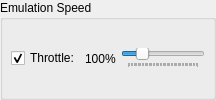
         <widget class="QGroupBox" name="groupBox_5">
          <property name="title">
           <string>Emulation Speed</string>
          </property>
          <layout class="QHBoxLayout" name="horizontalLayout_13">
           <property name="spacing">
            <number>5</number>
           </property>
           <property name="leftMargin">
            <number>8</number>
           </property>
           <property name="topMargin">
            <number>8</number>
           </property>
           <property name="rightMargin">
            <number>8</number>
           </property>
           <property name="bottomMargin">
            <number>8</number>
           </property>
           <item>
            <widget class="QCheckBox" name="checkThrottle">
             <property name="sizePolicy">
              <sizepolicy hsizetype="Maximum" vsizetype="Fixed">
               <horstretch>0</horstretch>
               <verstretch>0</verstretch>
              </sizepolicy>
             </property>
             <property name="text">
              <string>Throttle:</string>
             </property>
             <property name="checkable">
              <bool>true</bool>
             </property>
             <property name="checked">
              <bool>true</bool>
             </property>
            </widget>
           </item>
           <item>
            <widget class="QLabel" name="emulationSpeedLabel">
             <property name="text">
              <string>100%</string>
             </property>
            </widget>
           </item>
           <item>
            <widget class="QSlider" name="emulationSpeed">
             <property name="minimum">
              <number>0</number>
             </property>
             <property name="maximum">
              <number>50</number>
             </property>
             <property name="singleStep">
              <number>10</number>
             </property>
             <property name="value">
              <number>10</number>
             </property>
             <property name="sliderPosition">
              <number>10</number>
             </property>
             <property name="orientation">
              <enum>Qt::Horizontal</enum>
             </property>
             <property name="invertedAppearance">
              <bool>false</bool>
             </property>
             <property name="invertedControls">
              <bool>false</bool>
             </property>
             <property name="tickPosition">
              <enum>QSlider::TicksBelow</enum>
             </property>
             <property name="tickInterval">
              <number>1</number>
             </property>
            </widget>
           </item>
          </layout>
         </widget>
